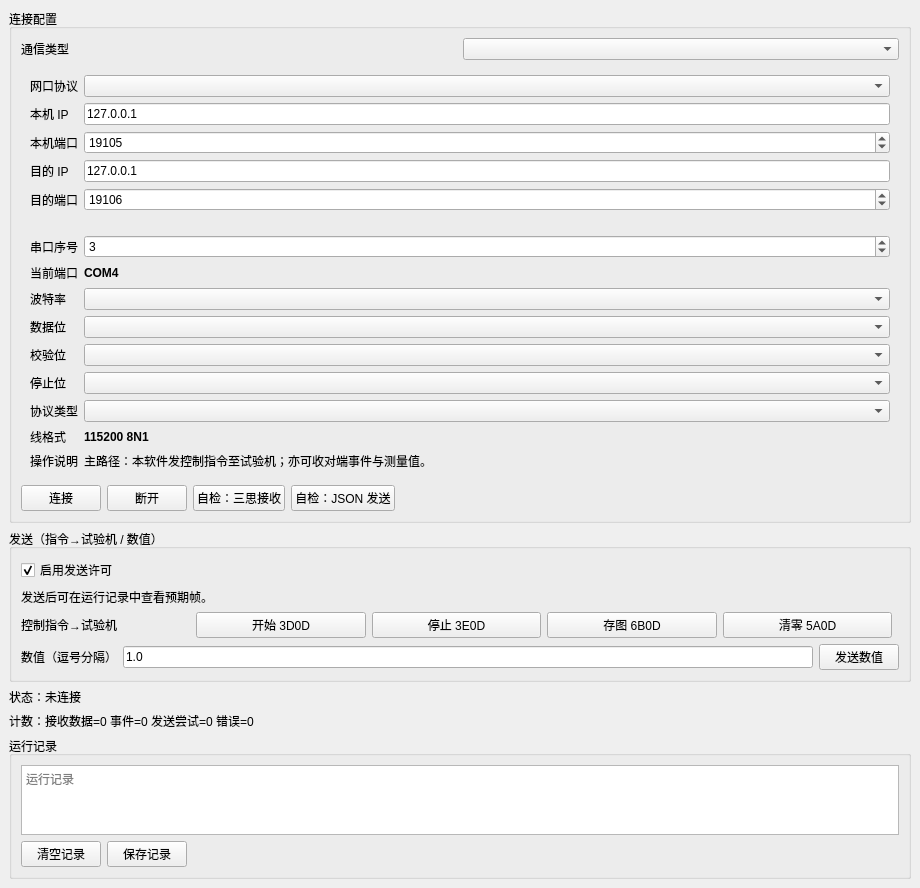
<?xml version="1.0" encoding="UTF-8"?>
<ui version="4.0">
 <class>MainWindow</class>
 <widget class="QMainWindow" name="MainWindow">
  <property name="geometry">
   <rect>
    <x>0</x>
    <y>0</y>
    <width>920</width>
    <height>740</height>
   </rect>
  </property>
  <property name="windowTitle">
   <string>CommLab — 串口协议数值联调台</string>
  </property>
  <widget class="QWidget" name="centralwidget">
   <layout class="QVBoxLayout" name="rootLayout">
    <item>
     <widget class="QGroupBox" name="groupConfig">
      <property name="title">
       <string>连接配置</string>
      </property>
      <layout class="QVBoxLayout" name="configLayout">
       <item>
        <layout class="QHBoxLayout" name="typeRow">
         <item>
          <widget class="QLabel" name="lblCommType">
           <property name="text">
            <string>通信类型</string>
           </property>
          </widget>
         </item>
         <item>
          <widget class="QComboBox" name="cmbCommType"/>
         </item>
        </layout>
       </item>
       <item>
        <widget class="QWidget" name="udpPanel">
         <property name="visible">
          <bool>false</bool>
         </property>
         <layout class="QFormLayout" name="udpForm">
          <item row="0" column="0">
           <widget class="QLabel" name="lblNetProto">
            <property name="text">
             <string>网口协议</string>
            </property>
           </widget>
          </item>
          <item row="0" column="1">
           <widget class="QComboBox" name="cmbNetProto"/>
          </item>
          <item row="1" column="0">
           <widget class="QLabel" name="lblLocalIp">
            <property name="text">
             <string>本机 IP</string>
            </property>
           </widget>
          </item>
          <item row="1" column="1">
           <widget class="QLineEdit" name="editLocalIp">
            <property name="text">
             <string>127.0.0.1</string>
            </property>
           </widget>
          </item>
          <item row="2" column="0">
           <widget class="QLabel" name="lblLocalPort">
            <property name="text">
             <string>本机端口</string>
            </property>
           </widget>
          </item>
          <item row="2" column="1">
           <widget class="QSpinBox" name="spinLocalPort">
            <property name="minimum">
             <number>1</number>
            </property>
            <property name="maximum">
             <number>65535</number>
            </property>
            <property name="value">
             <number>19105</number>
            </property>
           </widget>
          </item>
          <item row="3" column="0">
           <widget class="QLabel" name="lblDestIp">
            <property name="text">
             <string>目的 IP</string>
            </property>
           </widget>
          </item>
          <item row="3" column="1">
           <widget class="QLineEdit" name="editDestIp">
            <property name="text">
             <string>127.0.0.1</string>
            </property>
           </widget>
          </item>
          <item row="4" column="0">
           <widget class="QLabel" name="lblDestPort">
            <property name="text">
             <string>目的端口</string>
            </property>
           </widget>
          </item>
          <item row="4" column="1">
           <widget class="QSpinBox" name="spinDestPort">
            <property name="minimum">
             <number>1</number>
            </property>
            <property name="maximum">
             <number>65535</number>
            </property>
            <property name="value">
             <number>19106</number>
            </property>
           </widget>
          </item>
         </layout>
        </widget>
       </item>
       <item>
        <widget class="QWidget" name="serialPanel">
         <property name="visible">
          <bool>true</bool>
         </property>
         <layout class="QFormLayout" name="serialForm">
          <item row="0" column="0">
           <widget class="QLabel" name="lblComPort">
            <property name="text">
             <string>串口序号</string>
            </property>
           </widget>
          </item>
          <item row="0" column="1">
           <widget class="QSpinBox" name="spinComPort">
            <property name="maximum">
             <number>255</number>
            </property>
            <property name="value">
             <number>3</number>
            </property>
            <property name="toolTip">
             <string>对应参数 iComPort，从 0 起算：0 表示 COM1。请选择虚拟串口对中本机一侧端口。</string>
            </property>
           </widget>
          </item>
          <item row="1" column="0">
           <widget class="QLabel" name="lblComLive">
            <property name="text">
             <string>当前端口</string>
            </property>
           </widget>
          </item>
          <item row="1" column="1">
           <widget class="QLabel" name="lblComEcho">
            <property name="text">
             <string>COM4</string>
            </property>
            <property name="styleSheet">
             <string notr="true">font-weight: bold;</string>
            </property>
           </widget>
          </item>
          <item row="2" column="0">
           <widget class="QLabel" name="lblBaud">
            <property name="text">
             <string>波特率</string>
            </property>
           </widget>
          </item>
          <item row="2" column="1">
           <widget class="QComboBox" name="cmbBaud"/>
          </item>
          <item row="3" column="0">
           <widget class="QLabel" name="lblDataBits">
            <property name="text">
             <string>数据位</string>
            </property>
           </widget>
          </item>
          <item row="3" column="1">
           <widget class="QComboBox" name="cmbDataBits">
            <property name="toolTip">
             <string>可选 5 / 6 / 8。通信库暂不支持 7 数据位，故未提供该选项。修改后三思协议组包段长随之变化。</string>
            </property>
           </widget>
          </item>
          <item row="4" column="0">
           <widget class="QLabel" name="lblParity">
            <property name="text">
             <string>校验位</string>
            </property>
           </widget>
          </item>
          <item row="4" column="1">
           <widget class="QComboBox" name="cmbParity">
            <property name="toolTip">
             <string>无校验、偶校验、奇校验、空格校验、标记校验。须与串口调试助手保持一致。</string>
            </property>
           </widget>
          </item>
          <item row="5" column="0">
           <widget class="QLabel" name="lblStopBits">
            <property name="text">
             <string>停止位</string>
            </property>
           </widget>
          </item>
          <item row="5" column="1">
           <widget class="QComboBox" name="cmbStopBits">
            <property name="toolTip">
             <string>可选 1、1.5、2。须与串口调试助手保持一致。</string>
            </property>
           </widget>
          </item>
          <item row="6" column="0">
           <widget class="QLabel" name="lblSerialProto">
            <property name="text">
             <string>协议类型</string>
            </property>
           </widget>
          </item>
          <item row="6" column="1">
           <widget class="QComboBox" name="cmbSerialProto"/>
          </item>
          <item row="7" column="0">
           <widget class="QLabel" name="lblLineFormatCap">
            <property name="text">
             <string>线格式</string>
            </property>
           </widget>
          </item>
          <item row="7" column="1">
           <widget class="QLabel" name="lblLineFormat">
            <property name="text">
             <string>115200 8N1</string>
            </property>
            <property name="styleSheet">
             <string notr="true">font-weight: bold;</string>
            </property>
            <property name="toolTip">
             <string>连接前请确认与串口调试助手线格式一致。数据位变更会影响三思协议预期十六进制帧段长。</string>
            </property>
           </widget>
          </item>
          <item row="8" column="0">
           <widget class="QLabel" name="lblSerialFixed">
            <property name="text">
             <string>操作说明</string>
            </property>
           </widget>
          </item>
          <item row="8" column="1">
           <widget class="QLabel" name="lblSerialHint">
            <property name="text">
             <string>主路径：本软件发控制指令至试验机；亦可收对端事件与测量值。</string>
            </property>
            <property name="toolTip">
             <string>本端可发：3D0D 开始、3E0D 停止、6B0D 存图、5A0D 清零。对端回测量或也可发相同指令字节。</string>
            </property>
            <property name="wordWrap">
             <bool>true</bool>
            </property>
           </widget>
          </item>
         </layout>
        </widget>
       </item>
       <item>
        <layout class="QHBoxLayout" name="btnRow">
         <item>
          <widget class="QPushButton" name="btnConnect">
           <property name="text">
            <string>连接</string>
           </property>
          </widget>
         </item>
         <item>
          <widget class="QPushButton" name="btnDisconnect">
           <property name="text">
            <string>断开</string>
           </property>
          </widget>
         </item>
         <item>
          <widget class="QPushButton" name="btnSmokeRx">
           <property name="text">
            <string>自检：三思接收</string>
           </property>
           <property name="toolTip">
            <string>仅用于网口功能自检。串口联调时无需使用。</string>
           </property>
          </widget>
         </item>
         <item>
          <widget class="QPushButton" name="btnSmokeTx">
           <property name="text">
            <string>自检：JSON 发送</string>
           </property>
           <property name="toolTip">
            <string>仅用于网口发送与发送许可自检。串口联调时无需使用。</string>
           </property>
          </widget>
         </item>
         <item>
          <spacer name="btnSpacer">
           <property name="orientation">
            <enum>Qt::Horizontal</enum>
           </property>
           <property name="sizeHint" stdset="0">
            <size>
             <width>40</width>
             <height>20</height>
            </size>
           </property>
          </spacer>
         </item>
        </layout>
       </item>
      </layout>
     </widget>
    </item>
    <item>
     <widget class="QGroupBox" name="groupSend">
      <property name="title">
       <string>发送（指令→试验机 / 数值）</string>
      </property>
      <layout class="QVBoxLayout" name="sendLayout">
       <item>
        <widget class="QCheckBox" name="chkAllowSend">
         <property name="text">
          <string>启用发送许可</string>
         </property>
         <property name="toolTip">
          <string>对应库参数 bInquireSendFlag。未启用时库侧不会实际写出。点击「发送」时将自动启用。</string>
         </property>
         <property name="checked">
          <bool>true</bool>
         </property>
        </widget>
       </item>
       <item>
        <widget class="QLabel" name="lblSendHint">
         <property name="text">
          <string>发送后可在运行记录中查看预期帧。</string>
         </property>
         <property name="wordWrap">
          <bool>true</bool>
         </property>
        </widget>
       </item>
       <item>
        <layout class="QHBoxLayout" name="cmdRow">
         <item>
          <widget class="QLabel" name="lblCmd">
           <property name="text">
            <string>控制指令→试验机</string>
           </property>
          </widget>
         </item>
         <item>
          <widget class="QPushButton" name="btnCmdStart">
           <property name="text">
            <string>开始 3D0D</string>
           </property>
           <property name="toolTip">
            <string>经 CommHandler::SendData(QString) 发出字节 3D 0D。</string>
           </property>
          </widget>
         </item>
         <item>
          <widget class="QPushButton" name="btnCmdStop">
           <property name="text">
            <string>停止 3E0D</string>
           </property>
          </widget>
         </item>
         <item>
          <widget class="QPushButton" name="btnCmdSave">
           <property name="text">
            <string>存图 6B0D</string>
           </property>
          </widget>
         </item>
         <item>
          <widget class="QPushButton" name="btnCmdZero">
           <property name="text">
            <string>清零 5A0D</string>
           </property>
          </widget>
         </item>
         <item>
          <spacer name="cmdSpacer">
           <property name="orientation">
            <enum>Qt::Horizontal</enum>
           </property>
          </spacer>
         </item>
        </layout>
       </item>
       <item>
        <layout class="QHBoxLayout" name="sendRow">
         <item>
          <widget class="QLabel" name="lblSendValues">
           <property name="text">
            <string>数值（逗号分隔）</string>
           </property>
          </widget>
         </item>
         <item>
          <widget class="QLineEdit" name="editSendValues">
           <property name="text">
            <string>1.0</string>
           </property>
           <property name="toolTip">
            <string>示例：1.0 或 1.0,2.0,3.0。单次最多 32 个数值。</string>
           </property>
          </widget>
         </item>
         <item>
          <widget class="QPushButton" name="btnSend">
           <property name="text">
            <string>发送数值</string>
           </property>
          </widget>
         </item>
        </layout>
       </item>
      </layout>
     </widget>
    </item>
    <item>
     <widget class="QLabel" name="lblStatus">
      <property name="text">
       <string>状态：未连接</string>
      </property>
     </widget>
    </item>
    <item>
     <widget class="QLabel" name="lblCounters">
      <property name="text">
       <string>计数：接收数据=0 事件=0 发送尝试=0 错误=0</string>
      </property>
     </widget>
    </item>
    <item>
     <widget class="QGroupBox" name="groupLog">
      <property name="title">
       <string>运行记录</string>
      </property>
      <layout class="QVBoxLayout" name="logLayout">
       <item>
        <widget class="QPlainTextEdit" name="textLog">
         <property name="readOnly">
          <bool>true</bool>
         </property>
         <property name="placeholderText">
          <string>运行记录</string>
         </property>
         <property name="maximumBlockCount">
          <number>5000</number>
         </property>
        </widget>
       </item>
       <item>
        <layout class="QHBoxLayout" name="logBtnRow">
         <item>
          <widget class="QPushButton" name="btnClearLog">
           <property name="text">
            <string>清空记录</string>
           </property>
          </widget>
         </item>
         <item>
          <widget class="QPushButton" name="btnSaveLog">
           <property name="text">
            <string>保存记录</string>
           </property>
          </widget>
         </item>
         <item>
          <spacer name="logSpacer">
           <property name="orientation">
            <enum>Qt::Horizontal</enum>
           </property>
           <property name="sizeHint" stdset="0">
            <size>
             <width>40</width>
             <height>20</height>
            </size>
           </property>
          </spacer>
         </item>
        </layout>
       </item>
      </layout>
     </widget>
    </item>
   </layout>
  </widget>
 </widget>
 <resources/>
 <connections/>
</ui>
